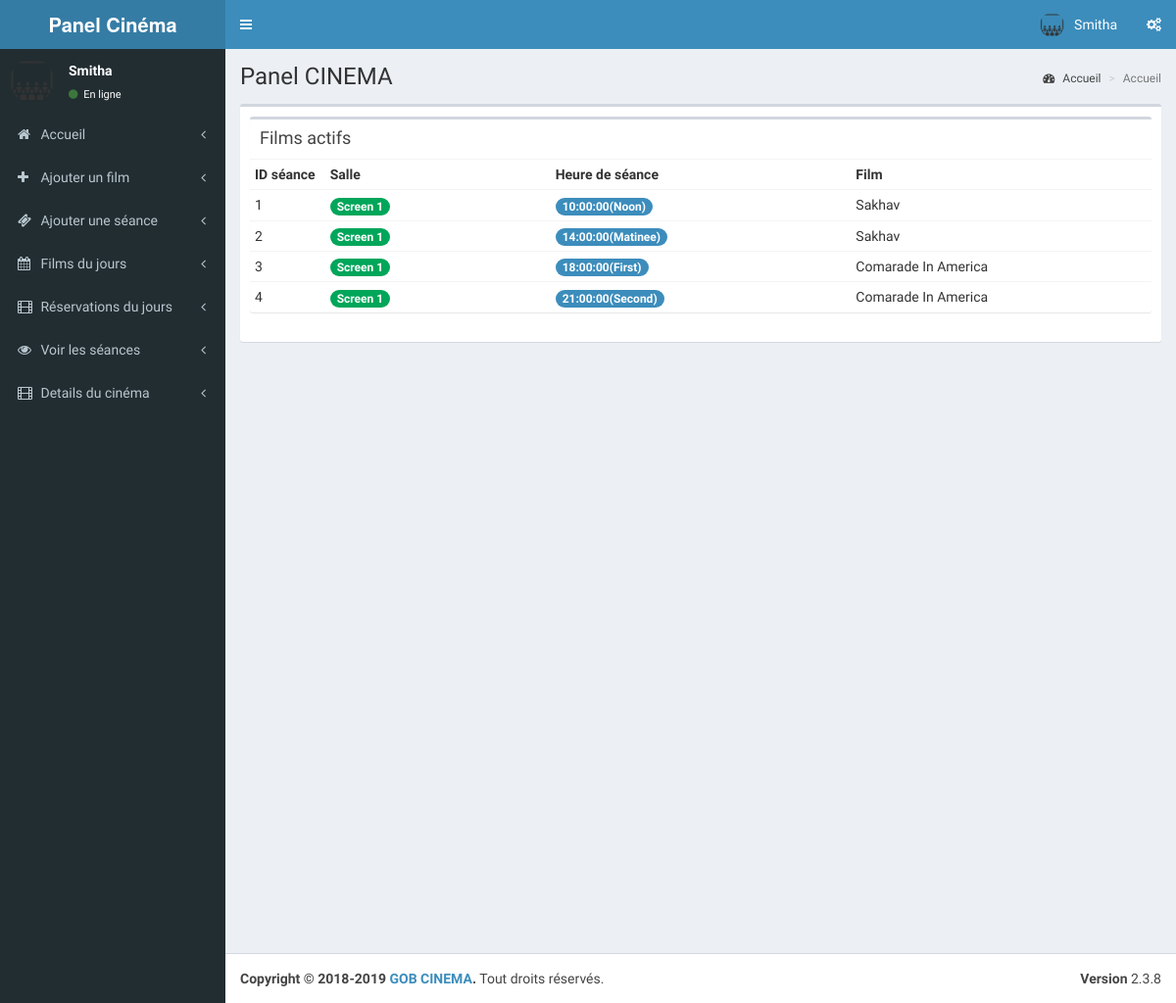
The page /cinema/pages/index.php (signed in) on the database as committed earlier.
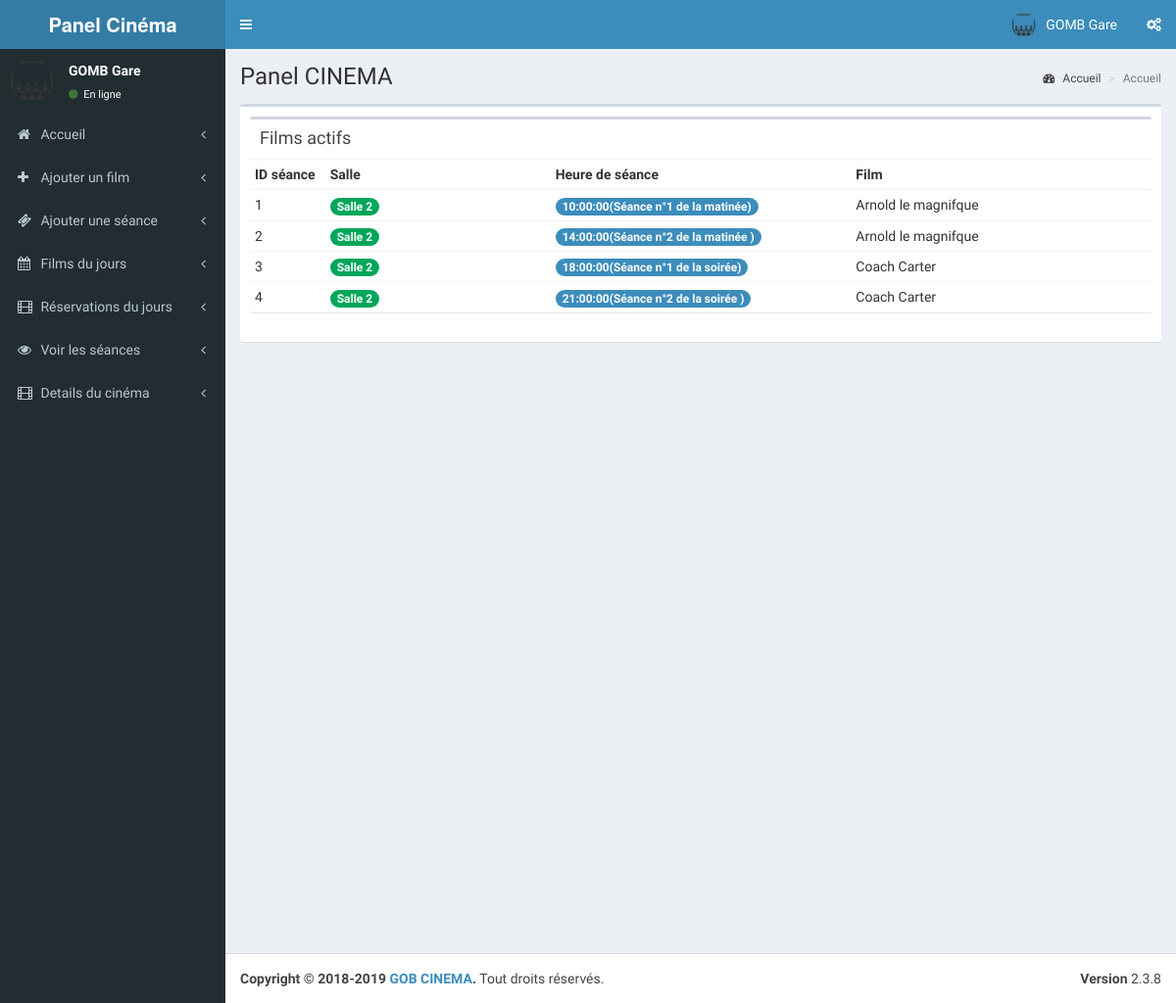
The same page on the database as committed later.
### tables this page shows
CREATE TABLE IF NOT EXISTS `tbl_theatre` (
  `id` int(11) NOT NULL AUTO_INCREMENT,
  `name` varchar(100) NOT NULL,
  `address` varchar(100) NOT NULL,
  `place` varchar(100) NOT NULL,
  `state` varchar(50) NOT NULL,
  `pin` int(11) NOT NULL,
  PRIMARY KEY (`id`)
);

CREATE TABLE IF NOT EXISTS `tbl_shows` (
  `s_id` int(11) NOT NULL AUTO_INCREMENT,
  `st_id` int(11) NOT NULL COMMENT 'show time id',
  `theatre_id` int(11) NOT NULL,
  `movie_id` int(11) NOT NULL,
  `start_date` date NOT NULL,
  `status` int(11) NOT NULL COMMENT '1 means show available',
  `r_status` int(11) NOT NULL,
  PRIMARY KEY (`s_id`)
);

CREATE TABLE IF NOT EXISTS `tbl_screens` (
  `screen_id` int(11) NOT NULL AUTO_INCREMENT,
  `t_id` int(11) NOT NULL COMMENT 'theatre id',
  `screen_name` varchar(110) NOT NULL,
  `seats` int(11) NOT NULL COMMENT 'number of seats',
  `charge` int(11) NOT NULL,
  PRIMARY KEY (`screen_id`)
);

CREATE TABLE IF NOT EXISTS `tbl_show_time` (
  `st_id` int(11) NOT NULL AUTO_INCREMENT,
  `screen_id` int(11) NOT NULL,
  `name` varchar(40) NOT NULL COMMENT 'noon,second,etc',
  `start_time` time NOT NULL,
  PRIMARY KEY (`st_id`)
);

CREATE TABLE IF NOT EXISTS `tbl_movie` (
  `movie_id` int(11) NOT NULL AUTO_INCREMENT,
  `t_id` int(11) NOT NULL COMMENT 'theatre id',
  `movie_name` varchar(100) NOT NULL,
  `cast` varchar(500) NOT NULL,
  `desc` varchar(1000) NOT NULL,
  `release_date` date NOT NULL,
  `image` varchar(200) NOT NULL,
  `video_url` varchar(200) NOT NULL,
  `status` int(1) NOT NULL COMMENT '0 means active ',
  PRIMARY KEY (`movie_id`)
);

### cinema/pages/index.php (the view, shortened to what the changed rows need)
<?php
include('header.php');
?>
  <div class="content-wrapper">
    <section class="content-header">
      <h1>
        Panel CINEMA
      </h1>
    </section>
    <section class="content">
      <div class="box">
        <div class="box-body">
            <div class="box">
            <div class="box-body no-padding">
              <table class="table table-condensed">
                <tr>
                  <th class="col-md-1">ID séance</th>
                  <th class="col-md-3">Salle</th>
                  <th class="col-md-4">Heure de séance</th>
                  <th class="col-md-4">Film</th>
                </tr>
                <?php
					$qry8=mysqli_query($con,"select * from tbl_shows where r_status=1 and theatre_id='".$_SESSION['theatre']."'");
					$no=1;
					while($mn=mysqli_fetch_array($qry8))
					{
					 $qry9=mysqli_query($con,"select * from tbl_movie where movie_id='".$mn['movie_id']."'");
					 $mov=mysqli_fetch_array($qry9);
					 $qry10=mysqli_query($con,"select * from tbl_show_time where st_id='".$mn['st_id']."'");
					 $scr=mysqli_fetch_array($qry10);
					 $qry11=mysqli_query($con,"select * from tbl_screens where screen_id='".$scr['screen_id']."'");
					 $scn=mysqli_fetch_array($qry11);
					?>
                <tr>
                  <td><?php echo $no;?></td>
                  <td><span class="badge bg-green"><?php echo $scn['screen_name'];?></span></td>
                  <td><span class="badge bg-light-blue"><?php echo $scr['start_time'];?>(<?php echo utf8_encode($scr['name']);?>)</span></td>
                  <td><?php echo $mov['movie_name'];?></td>
                  </tr>
                  <?php
					       $no=$no+1;
					}
                  ?>
              </table>
            </div>
          </div>
        </div>
      </div>
    </section>
  </div>
  <?php
include('footer.php');
?>

### cinema/pages/header.php (shortened to what the changed rows need)
<?php
include('../../config.php');
$th=mysqli_query($con,"select * from tbl_theatre where id='".$_SESSION['theatre']."'");
$theatre=mysqli_fetch_array($th);
?>
<!DOCTYPE html>
<html>
<head>
  <link rel="stylesheet" href="../validation/dist/css/bootstrapValidator.css"/>
  <link rel="stylesheet" href="../bootstrap/css/bootstrap.min.css">
  <link rel="stylesheet" href="https://cdnjs.cloudflare.com/ajax/libs/font-awesome/4.5.0/css/font-awesome.min.css">
  <link rel="stylesheet" href="https://cdnjs.cloudflare.com/ajax/libs/ionicons/2.0.1/css/ionicons.min.css">
  <link rel="stylesheet" href="../dist/css/AdminLTE.min.css">
  <link rel="stylesheet" href="../dist/css/skins/_all-skins.min.css">
</head>
<body class="hold-transition skin-blue sidebar-mini">
<div class="wrapper">
  <header class="main-header">
    <nav class="navbar navbar-static-top">
      <div class="navbar-custom-menu">
        <ul class="nav navbar-nav">
          <li class="dropdown user user-menu">
            <a href="#" class="dropdown-toggle" data-toggle="dropdown">
              <img src="cinema-512.png" class="user-image" alt="User Image">
              <span class="hidden-xs"><?php echo $theatre['name'];?></span>
            </a>
          </li>
        </ul>
      </div>
    </nav>
  </header>
  <aside class="main-sidebar">
    <section class="sidebar">
      <div class="user-panel">
        <div class="pull-left info">
          <p><?php echo $theatre['name'];?></p>
          <a href="#"><i class="fa fa-circle text-success"></i> En ligne</a>
        </div>
      </div>
    </section>
  </aside>

Rows that differ between the two databases and show on the page:
changed tbl_theatre: name "Smitha" → "GOMB Gare"
changed through a linked row, tbl_shows: tbl_screens.screen_name "Screen 1" → "Salle 2"; st.name "Noon" → "Séance n°1 de la matinée"; movie.movie_name "Sakhav" → "Arnold le magnifque"
changed through a linked row, tbl_shows: tbl_screens.screen_name "Screen 1" → "Salle 2"; st.name "Matinee" → "Séance n°2 de la matinée"; movie.movie_name "Sakhav" → "Arnold le magnifque"
changed through a linked row, tbl_shows: tbl_screens.screen_name "Screen 1" → "Salle 2"; st.name "First" → "Séance n°1 de la soirée"; movie.movie_name "Comarade In America" → "Coach Carter"
changed through a linked row, tbl_shows: tbl_screens.screen_name "Screen 1" → "Salle 2"; st.name "Second" → "Séance n°2 de la soirée"; movie.movie_name "Comarade In America" → "Coach Carter"
